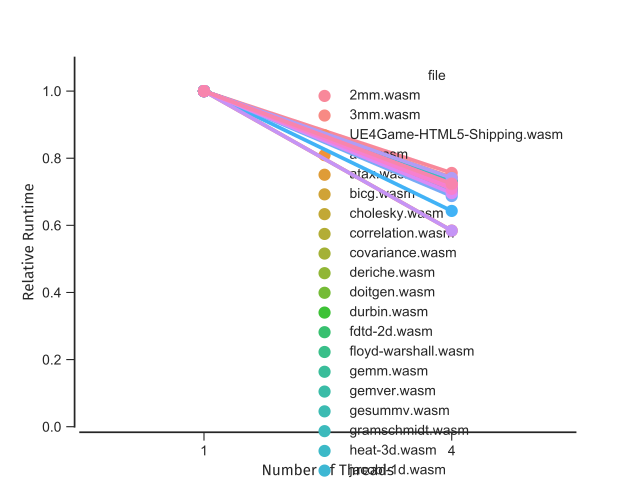

Write the Python code that produced this figure.
#!/usr/bin/python
import csv
import pandas as pd
import numpy as np
import matplotlib as mpl
import matplotlib.pyplot as plt
import seaborn as sns
import scipy as sp

df = pd.read_csv("runtime-wasabi.csv", skipinitialspace=True)

df.loc[df.file == "pspdfkit.wasm", "program_group"] = "PSPDFKit"
df.loc[df.file == "UE4Game-HTML5-Shipping.wasm", "program_group"] = "Unreal Engine 4"
df.loc[(df.file != "pspdfkit.wasm") & (df.file != "UE4Game-HTML5-Shipping.wasm"), "program_group"] = "PolyBench"

print df[df.num_threads == 1].groupby(["program_group"]).time_ms.describe()
print df[df.num_threads == 4].groupby(["program_group"]).sum()

# average across runs with same file and num_threads
df = df.groupby(["file", "num_threads"]).mean().reset_index()

# add relative runtime column that is relative to single threaded execution
for i, row in df.iterrows():
	seq_ms = df[(df.num_threads == 1) & (df.file == row.file)].time_ms
	assert len(seq_ms) == 1
	df.ix[i, "relative"] = row.time_ms / float(seq_ms.iloc[0])

print df

# drop all runs that are not UE4
# df = df[df.file == "UE4Game-HTML5-Shipping.wasm"]

sns.set_style("ticks")
# sns.set_palette(
	# sns.xkcd_palette(["pale red", "medium green", "denim blue"])
	# sns.color_palette("Set1", n_colors=3)
# )

fp = mpl.font_manager.FontProperties(fname="/usr/share/fonts/truetype/fira/FiraSans-Regular.ttf")
# print fp
print mpl.font_manager.findfont("Fira Sans")

g = sns.pointplot(x="num_threads", y="relative", hue="file", aspect=2, size=2, data=df, legend=False,
	estimator=sp.stats.gmean,	
	# errwidth=0,
	# capsize=.1
)
# g.ax.yaxis.set_minor_locator(mpl.ticker.AutoMinorLocator())
sns.despine(offset=4)
plt.xlabel("Number of Threads", fontproperties=fp, fontsize=11,
	# labelpad=-8
)
plt.ylabel("Relative Runtime", fontproperties=fp, fontsize=11,
#	position=(0,.3)
)
# legend = plt.legend(
# 	loc="upper right",
# 	bbox_to_anchor=(1.02, 1.1),
# 	frameon=1,
# 	framealpha=1,
# 	prop=fp,
# 	fontsize=11
# )
# legend.get_frame().set_linewidth(0)
# plt.tick_params(axis='x', 
	# bottom=False, # ticks along the bottom edge are off
	# labelbottom=True)
plt.ylim((0,1.1))
# g.ax.yaxis.grid(b=True,which="major",color=".7",linewidth=.5)
# g.ax.yaxis.grid(b=True,which="minor",color=".85",linewidth=.5,linestyle="--")
# g.set_xticklabels(rotation=45, ha="center", position=(0,-.02), fontproperties="Inconsolata",fontsize="11", rotation_mode="anchor")
# g.set_xticklabels(fontproperties="Inconsolata",fontsize="10",
# 	rotation=45,
# 	rotation_mode="anchor",
# 	ha="right",
# 	position=(0,0.06),
# )
# g.set_yticklabels(g.ax.get_yticks(), fontproperties=fp)

# def change_width(ax, new_value) :
#     for patch in ax.patches :
#         current_width = patch.get_width()
#         diff = current_width - new_value

#         # we change the bar width
#         patch.set_width(new_value)

#         # we recenter the bar
#         patch.set_x(patch.get_x() + diff * .5)

# change_width(g.ax, .24)

plt.savefig("runtime-wasabi.pdf")
